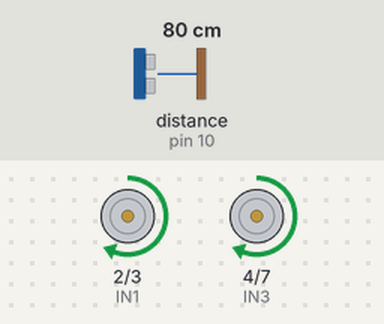
The sketch below on a simulated Arduino Uno, built with avr-gcc and run on an emulated ATmega328P. Parts: motor-driver pin pairs drawn as motors (green arrow = first pin HIGH = forward, orange = second pin HIGH = backward, longer = more drive, scaled by the enable pin). Wiring (inferred from the names in the program): ultrasonic range finder: trigger pin 9; echo pin 10. The test bench sets the inputs (shaded band); at power-on: distance to the obstacle (sensor on pin 10) 80 cm. The echo pulse lasts 58.3 µs per cm.

Above: at 1.2 s.
1.3 s: distance to the obstacle (sensor on pin 10) set to 23 cm
2.8 s: distance to the obstacle (sensor on pin 10) set to 19 cm
At 3.3 s:
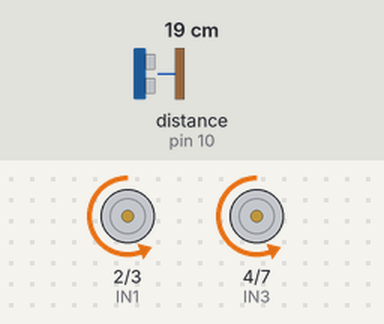
At 4.1 s:
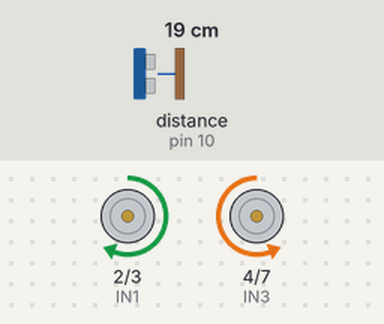
Timing chart, 0 to 11.8 s (numbered marks = the images above; inputs shaded):
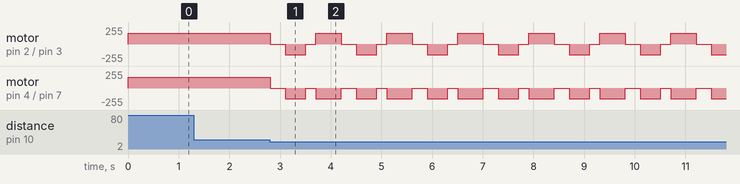

Measured:
- the behaviour switches between 22 and 21 cm on distance to the obstacle (sensor on pin 10) (found by bisection; images 0 and 1)
- after the input at 1.3 s, every drawn part: stays the same

The sketch:

sketch_nov24a.ino
```cpp
#define TRIG 9
#define ECHO 10

#define ENA 5
#define IN1 2
#define IN2 3
#define IN3 4
#define IN4 7
#define ENB 6

long duration;
int distance;

int getDistance() {
  digitalWrite(TRIG, LOW);
  delayMicroseconds(2);
  digitalWrite(TRIG, HIGH);
  delayMicroseconds(10);
  digitalWrite(TRIG, LOW);

  duration = pulseIn(ECHO, HIGH, 30000);
  if (duration == 0) return 400;

  return duration * 0.034 / 2;
}

void forward() {
  digitalWrite(IN1, HIGH);
  digitalWrite(IN2, LOW);
  digitalWrite(IN3, HIGH);
  digitalWrite(IN4, LOW);
}

void stopCar() {
  digitalWrite(IN1, LOW);
  digitalWrite(IN2, LOW);
  digitalWrite(IN3, LOW);
  digitalWrite(IN4, LOW);
}

void backward() {
  digitalWrite(IN1, LOW);
  digitalWrite(IN2, HIGH);
  digitalWrite(IN3, LOW);
  digitalWrite(IN4, HIGH);
}

void turnRight() {
  digitalWrite(IN1, HIGH);
  digitalWrite(IN2, LOW);
  digitalWrite(IN3, LOW);
  digitalWrite(IN4, HIGH);
}

void setup() {
  pinMode(TRIG, OUTPUT);
  pinMode(ECHO, INPUT);

  pinMode(IN1, OUTPUT);
  pinMode(IN2, OUTPUT);
  pinMode(IN3, OUTPUT);
  pinMode(IN4, OUTPUT);

  pinMode(ENA, OUTPUT);
  pinMode(ENB, OUTPUT);

  analogWrite(ENA, 160);
  analogWrite(ENB, 160);
}

void loop() {
  distance = getDistance();

  if (distance > 20) {
    forward();
  } else {
    stopCar();
    delay(300);
    backward();
    delay(400);
    stopCar();
    delay(200);
    turnRight();
    delay(500);
  }
}
```
